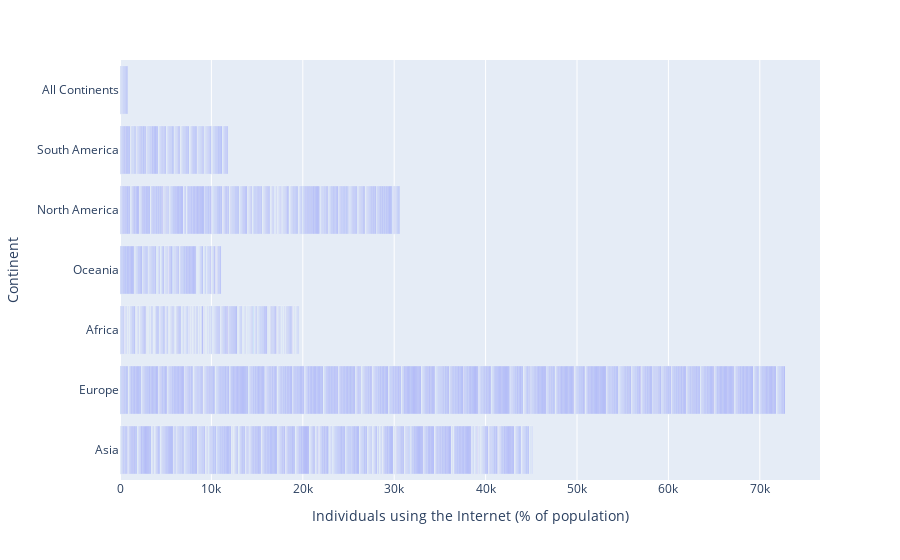

The notebook cell this image was saved under:
### Code cell
fig = px.bar(df,y ='Continent',
             x = 'Individuals using the Internet (% of population)',
             orientation= 'h')
fig.show()

### Figure 1 — Plotly figure (JSON) as saved in the notebook; plotly's stock layout.template omitted (floating-point values rounded to 4 significant figures; data arrays with more than 128 entries replaced by an {"elided": "..."} marker saying what was removed)
{"data": [{"hovertemplate": "Individuals using the Internet (% of population)=%{x}<br>Continent=%{y}<extra></extra>", "legendgroup": "", "marker": {"color": "#636efa", "pattern": {"shape": ""}}, "name": "", "orientation": "h", "showlegend": false, "textposition": "auto", "type": "bar", "x": {"elided": "7184 float values"}, "xaxis": "x", "y": {"elided": "7184 str values"}, "yaxis": "y"}], "layout": {"barmode": "relative", "legend": {"tracegroupgap": 0}, "margin": {"t": 60}, "xaxis": {"anchor": "y", "domain": [0, 1], "title": {"text": "Individuals using the Internet (% of population)"}}, "yaxis": {"anchor": "x", "domain": [0, 1], "title": {"text": "Continent"}}}}
